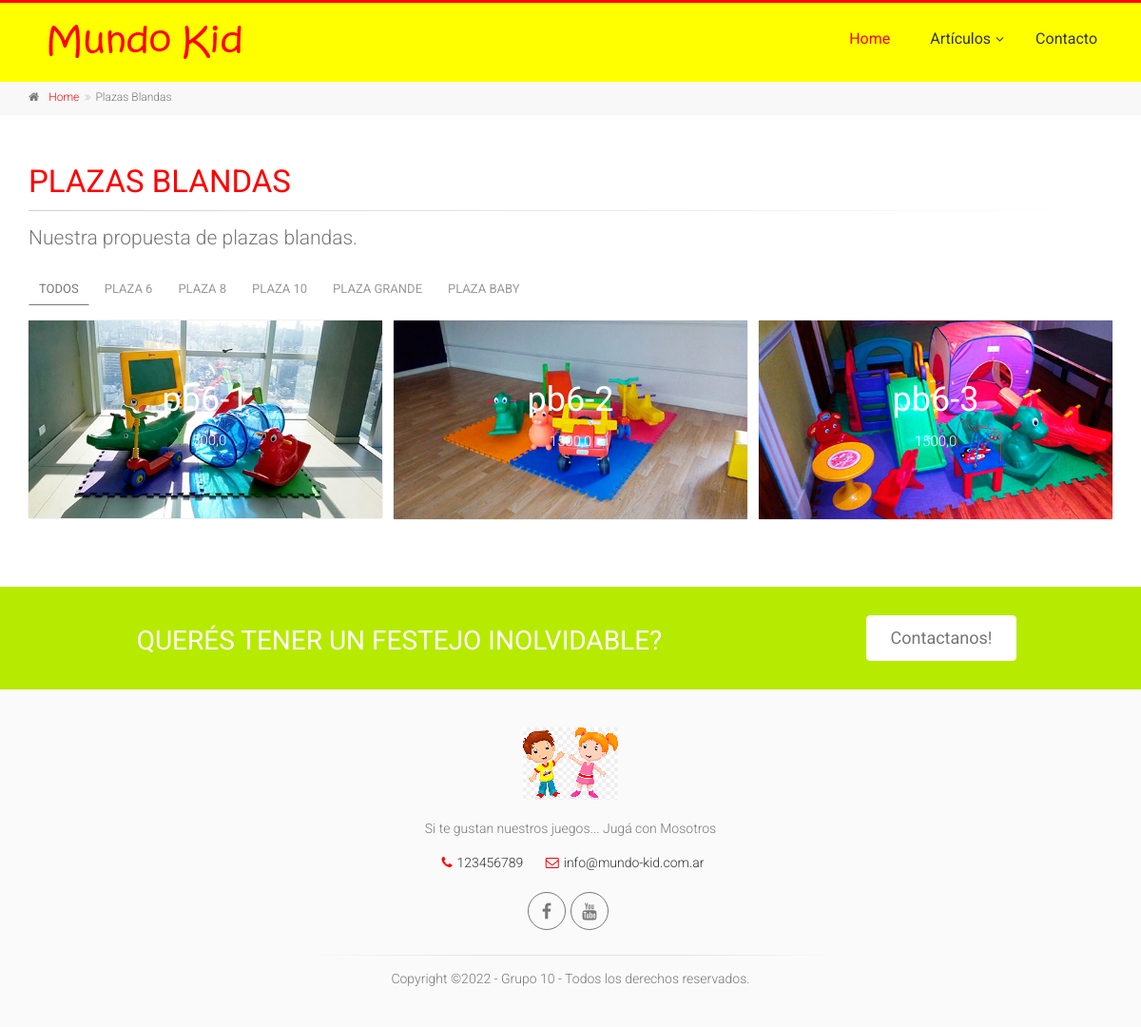
Before: /plazas_blandas/ with the older database file.
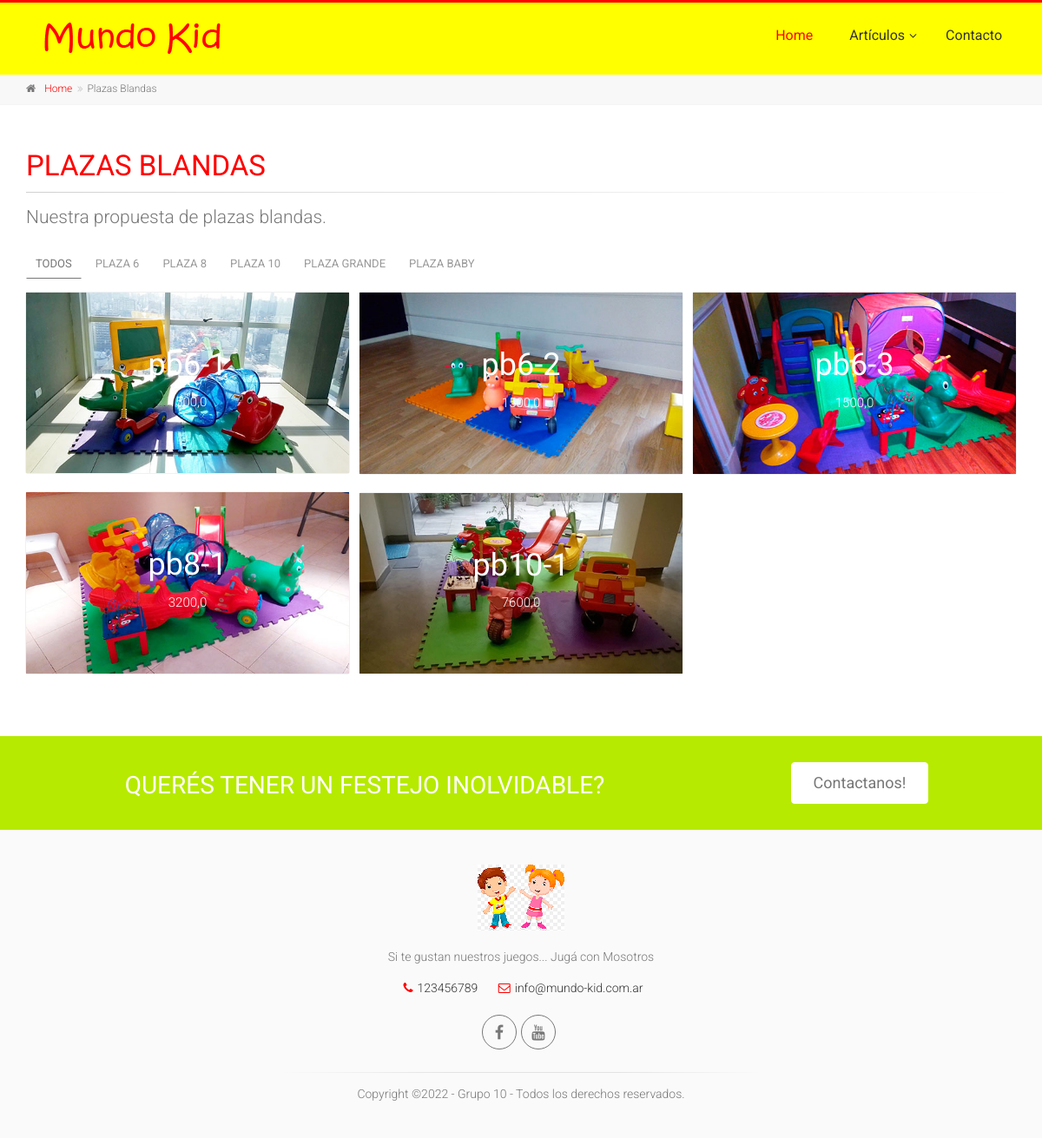
After: the same page with the newer database file.
### Articulos/models.py (models this page shows, shortened)
class Articulo(models.Model):
    id=models.BigIntegerField(primary_key=True,verbose_name="Id_Artículo")
    nombre=models.TextField(max_length=40)
    categoria=models.CharField(max_length=2)
    subcategoria=models.TextField(max_length=10)
    stock=models.IntegerField()
    precio=models.FloatField()
    imagen_url=models.ImageField(upload_to="articulos")
    class Meta:
        verbose_name ="articulo"
        verbose_name_plural="articulos"

### Articulos/views.py (the view)
# urls.py: path('plazas_blandas/',Articulos_views.plazas_blandas,name="plazas_blandas"),
def plazas_blandas(request):
    articulos=Articulo.objects.filter(categoria = 'pb')
    return render(request,"Articulos/plazas_blandas.html",{'articulos':articulos})

### Articulos/templates/Articulos/plazas_blandas.html
{% extends 'MundoKid/base.html' %}
{% block content %}
	        <div class="breadcrumb-container">
				<div class="container">
					<ol class="breadcrumb">
						<li><i class="fa fa-home pr-10"></i><a href="index.html">Home</a></li>
						<li class="active">Plazas Blandas</li>
					</ol>
				</div>
			</div>
			<section class="main-container">
				<div class="container">
					<div class="row">
						<div class="main col-md-12">
							<h1 class="page-title"><span>Plazas Blandas</span></h1>
							<div class="separator-2"></div>
							<p class="lead">Nuestra propuesta de plazas blandas.</p>
							<div class="filters">
								<ul class="nav nav-pills">
									<li class="active"><a href="#" data-filter="*">Todos</a></li>
									<li><a href="#" data-filter=".pb6">Plaza 6</a></li>
									<li><a href="#" data-filter=".pb8">Plaza 8</a></li>
									<li><a href="#" data-filter=".pb10">Plaza 10</a></li>
									<li><a href="#" data-filter=".pbgde">Plaza Grande</a></li>
									<li><a href="#" data-filter=".pbbaby">Plaza Baby</a></li>
                                </ul>
							</div>
							<div class="isotope-container row grid-space-10">
                                 {% for articulo in articulos %}
								<div class="col-md-4 col-sm-6 isotope-item {{articulo.subcategoria}}">
									<div class="image-box txt-box bordered text-center mb-20">
										<div class="overlay-container">
											<img src="{{articulo.imagen_url.url}}" alt="Plaza Blanda">
											<div class="text">
												<h3>{{articulo.nombre}}</h3>
												<p>{{articulo.precio}}</p>
											</div>
										</div>
									</div>
								</div>
                                 {% endfor %}
                            </div>
						</div>
					</div>
				</div>
			</section>
{% endblock %}

Changed rows visible on the page:
added Articulo: imagen_url (picture), nombre "pb8-1", precio "3200,0"
added Articulo: imagen_url (picture), nombre "pb10-1", precio "7600,0"
